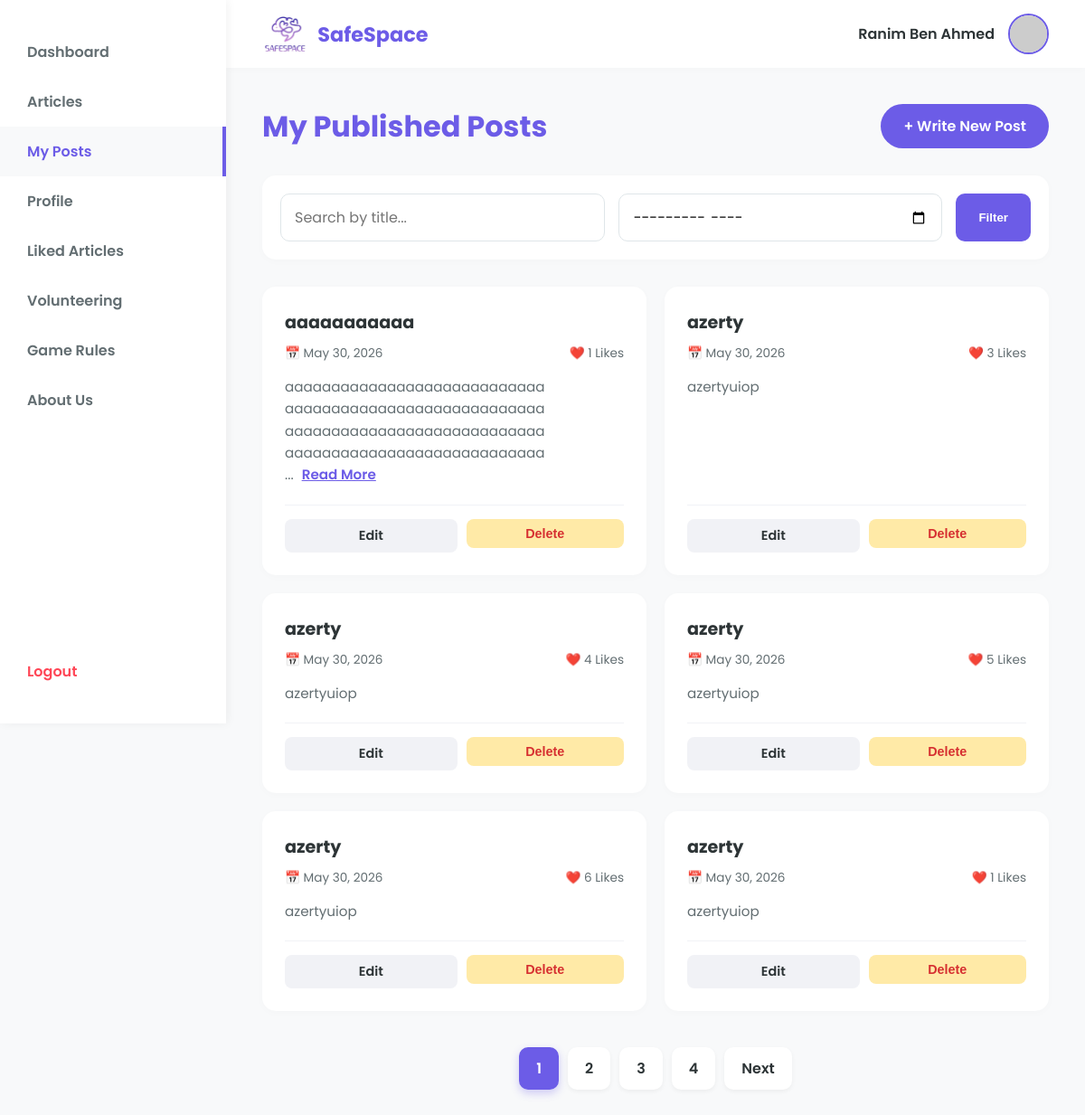
The app's page /my_posts.php (signed in) with its own data.
### tables this page shows
CREATE TABLE `users` (
  `id` int(11) NOT NULL,
  `full_name` varchar(100) NOT NULL,
  `email` varchar(100) NOT NULL,
  `password` varchar(255) NOT NULL,
  `role` enum('admin','creator','user') DEFAULT 'user',
  `points` int(11) DEFAULT 0,
  `streak` int(11) DEFAULT 0,
  `freezes` int(11) DEFAULT 2,
  `last_check_date` date DEFAULT NULL,
  `reset_token` varchar(64) DEFAULT NULL,
  `reset_token_expires_at` datetime DEFAULT NULL
);

CREATE TABLE `articles` (
  `id` int(11) NOT NULL,
  `creator_id` int(11) NOT NULL,
  `title` varchar(255) NOT NULL,
  `content` text NOT NULL,
  `likes` int(11) DEFAULT 0,
  `created_at` timestamp NOT NULL DEFAULT current_timestamp()
);

### my_posts.php (the view, shortened to what this page needs)
<?php
require 'db_connect.php';
$user_id = $_SESSION['user_id'];
$stmt = $conn->prepare("SELECT full_name, role FROM users WHERE id = ?");
$stmt->bind_param("i", $user_id);
$stmt->execute();
$user = $stmt->get_result()->fetch_assoc();
$search = $_GET['search'] ?? '';
$month_year = $_GET['month_year'] ?? '';
$posts_per_page = 6;
$page = isset($_GET['page']) ? max(1, intval($_GET['page'])) : 1;
$offset = ($page - 1) * $posts_per_page;
$base_sql = "FROM articles WHERE creator_id = ?";
$params = [$user_id];
$types = "i";
$count_sql = "SELECT COUNT(*) as total " . $base_sql;
$count_stmt = $conn->prepare($count_sql);
$count_stmt->bind_param($types, ...$params);
$count_stmt->execute();
$total_posts = $count_stmt->get_result()->fetch_assoc()['total'];
$total_pages = ceil($total_posts / $posts_per_page);
$fetch_sql = "SELECT * " . $base_sql . " ORDER BY created_at DESC LIMIT ?, ?";
$fetch_params = $params;
$fetch_params[] = $offset;
$fetch_params[] = $posts_per_page;
$fetch_types = $types . "ii";
$stmt = $conn->prepare($fetch_sql);
$stmt->bind_param($fetch_types, ...$fetch_params);
$stmt->execute();
$articles = $stmt->get_result();
$url_filters = http_build_query(['search' => $search, 'month_year' => $month_year]);
?>
<!DOCTYPE html>
<html lang="en">
<head>
</head>
<body>
    <?php $current_page = basename($_SERVER['PHP_SELF']); ?>
    <aside class="sidebar" id="sidebarMenu">
        <a href="dashboard.php" class="<?= ($current_page == 'dashboard.php') ? 'active' : ''; ?>">Dashboard</a>
        <a href="articles.php">Articles</a>
        <?php if (isset($user['role']) && $user['role'] === 'creator'): ?>
            <a href="my_posts.php" class="<?= ($current_page == 'my_posts.php') ? 'active' : ''; ?>">My Posts</a>
        <?php endif; ?>
        <a href="profile.php">Profile</a>
        <a href="liked_articles.php">Liked Articles</a>
        <a href="volunteering.php" class="<?= ($current_page == 'volunteering.php') ? 'active' : ''; ?>">Volunteering</a>
        <a href="game_rules.php" class="<?= ($current_page == 'game_rules.php') ? 'active' : ''; ?>">Game Rules</a>
        <a href="about.php" class="<?= ($current_page == 'about.php') ? 'active' : ''; ?>">About Us</a>
        <a href="login.php" class="logout">Logout</a>
    </aside>
    <div class="main-content">
        <header>
            <div class="header-left">
                <div class="header-logo">
                    <img src="images/logo.png" alt="Logo">
                    <span>SafeSpace</span>
                </div>
            </div>
            <div class="user-profile">
                <span><?= htmlspecialchars($user['full_name']) ?></span>
                <img src="https://ui-avatars.com/api/?name=<?= urlencode($user['full_name']) ?>&background=6c5ce7&color=fff" alt="Profile Picture">
            </div>
        </header>
        <div class="container">
            <div class="page-header">
                <h1 class="page-title">My Published Posts</h1>
                <a href="create_post.php" class="btn-create">+ Write New Post</a>
            </div>
            <form method="GET" action="my_posts.php" class="filters-bar">
                <input type="text" name="search" class="filter-input" placeholder="Search by title..." value="<?= htmlspecialchars($search) ?>">
                <input type="month" name="month_year" class="filter-input" value="<?= htmlspecialchars($month_year) ?>">
                <button type="submit" class="btn-create" style="border-radius: 10px;">Filter</button>
            </form>
            <div class="posts-grid">
                <?php if ($articles->num_rows > 0): ?>
                    <?php while ($row = $articles->fetch_assoc()): ?>
                        <div class="post-card">
                            <div class="post-title"><?= htmlspecialchars($row['title']) ?></div>
                            <div class="post-meta">
                                <span>📅 <?= date('M d, Y', strtotime($row['created_at'])) ?></span>
                                <span>❤️ <?= $row['likes'] ?> Likes</span>
                            </div>
                            <div class="post-content">
                                <?php
                                    $full_text = htmlspecialchars($row['content']);
                                    if (mb_strlen($row['content']) > 120):
                                        $short_text = mb_substr($row['content'], 0, 120) . '...';
                                ?>
                                    <span class="text-short"><?= nl2br(htmlspecialchars($short_text)) ?></span>
                                    <button class="read-more-btn" onclick="toggleText(this)">Read More</button>
                                <?php else: ?>
                                    <span><?= nl2br($full_text) ?></span>
                                <?php endif; ?>
                            </div>
                            <div class="card-actions">
                                <a href="edit_post.php?id=<?= $row['id'] ?>" class="btn-action btn-edit">Edit</a>
                                <form method="POST" action="my_posts.php" style="flex: 1;" onsubmit="return confirm('Are you sure you want to delete this post forever?');">
                                    <button type="submit" class="btn-action btn-delete" style="width: 100%;">Delete</button>
                                </form>
                            </div>
                        </div>
                    <?php endwhile; ?>
                <?php endif; ?>
            </div>
            <?php if ($total_pages > 1): ?>
                <div class="pagination">
                    <?php for ($i = 1; $i <= $total_pages; $i++): ?>
                        <a href="?page=<?= $i ?>&<?= $url_filters ?>" class="page-link <?= ($i == $page) ? 'active' : '' ?>">
                            <?= $i ?>
                        </a>
                    <?php endfor; ?>
                    <?php if ($page < $total_pages): ?>
                        <a href="?page=<?= $page + 1 ?>&<?= $url_filters ?>" class="page-link">Next</a>
                    <?php endif; ?>
                </div>
            <?php endif; ?>
        </div>
    </div>
</body>
</html>

### my_posts.php (style rules this page uses)
:root { --purple-main: #6c5ce7; --pink-main: #fd79a8; --text-dark: #2d3436; --text-light: #636e72; --bg-main: #f8f9fa; --card-gray: #f1f2f6; --sidebar-width: 250px; }
* { margin: 0; padding: 0; box-sizing: border-box; }
body { font-family: 'Poppins', sans-serif; background-color: var(--bg-main); color: var(--text-dark); display: flex; min-height: 100vh; overflow-x: hidden; }
.sidebar { width: var(--sidebar-width); background-color: #fff; box-shadow: 2px 0 10px rgba(0,0,0,0.05); display: flex; flex-direction: column; padding: 30px 0; position: fixed; height: 100vh; z-index: 200; transition: transform 0.3s ease; }
.sidebar a { padding: 15px 30px; color: var(--text-light); text-decoration: none; font-weight: 600; transition: 0.3s; display: block; }
.sidebar a:hover, .sidebar a.active { color: var(--purple-main); background-color: var(--bg-main); border-right: 4px solid var(--purple-main); }
.sidebar a.logout { color: #ff4757; margin-top: auto; border-right: none; }
.main-content { margin-left: var(--sidebar-width); flex: 1; display: flex; flex-direction: column; transition: margin-left 0.3s ease; }
header { background-color: #fff; padding: 15px 40px; display: flex; justify-content: space-between; align-items: center; box-shadow: 0 2px 10px rgba(0,0,0,0.02); position: sticky; top: 0; z-index: 90; }
.header-left { display: flex; align-items: center; gap: 15px; }
.header-logo { display: flex; align-items: center; gap: 10px; }
.header-logo img { height: 40px; border-radius: 8px; }
.header-logo span { font-size: 1.4rem; font-weight: 700; color: var(--purple-main); }
.user-profile { display: flex; align-items: center; gap: 15px; }
.user-profile img { height: 45px; width: 45px; border-radius: 50%; object-fit: cover; border: 2px solid var(--purple-main); }
.user-profile span { font-weight: 600; }
.container { padding: 40px; max-width: 1000px; margin: 0 auto; width: 100%; }
.page-header { display: flex; justify-content: space-between; align-items: center; margin-bottom: 30px; flex-wrap: wrap; gap: 15px; }
.page-title { font-size: 2rem; color: var(--purple-main); }
.btn-create { background-color: var(--purple-main); color: #fff; padding: 12px 25px; border-radius: 30px; text-decoration: none; font-weight: 600; transition: 0.3s; border: none; cursor: pointer; }
.filters-bar { background: #fff; padding: 20px; border-radius: 15px; display: flex; gap: 15px; margin-bottom: 30px; box-shadow: 0 2px 10px rgba(0,0,0,0.02); flex-wrap: wrap; }
.filter-input { flex: 1; min-width: 200px; padding: 12px 15px; border: 1px solid #dfe6e9; border-radius: 10px; font-family: inherit; font-size: 1rem; outline: none; }
.posts-grid { display: grid; grid-template-columns: repeat(auto-fill, minmax(300px, 1fr)); gap: 20px; }
.post-card { background: #fff; padding: 25px; border-radius: 15px; box-shadow: 0 2px 10px rgba(0,0,0,0.02); display: flex; flex-direction: column; }
.post-title { font-size: 1.2rem; font-weight: 700; margin-bottom: 10px; color: var(--text-dark); }
.post-meta { font-size: 0.85rem; color: var(--text-light); margin-bottom: 15px; display: flex; justify-content: space-between; }
.post-content { color: var(--text-light); font-size: 0.95rem; margin-bottom: 20px; flex-grow: 1; line-height: 1.6; }
.read-more-btn { color: var(--purple-main); font-weight: 600; cursor: pointer; text-decoration: underline; margin-left: 5px; background: none; border: none; font-size: 0.95rem; font-family: inherit; padding: 0; }
.card-actions { display: flex; gap: 10px; border-top: 1px solid #f1f2f6; padding-top: 15px; }
.btn-action { flex: 1; padding: 8px; text-align: center; border-radius: 8px; text-decoration: none; font-weight: 600; font-size: 0.9rem; transition: 0.2s; border: none; cursor: pointer; }
.btn-edit { background: var(--card-gray); color: var(--text-dark); }
.btn-delete { background: #ffeaa7; color: #d63031; }
.pagination { display: flex; justify-content: center; gap: 10px; margin-top: 40px; flex-wrap: wrap; }
.page-link { padding: 10px 18px; border-radius: 10px; background: #fff; color: var(--text-dark); text-decoration: none; font-weight: 600; box-shadow: 0 2px 5px rgba(0,0,0,0.05); transition: 0.3s; border: 1px solid transparent; }
.page-link.active { background: var(--purple-main); color: #fff; box-shadow: 0 4px 10px rgba(108, 92, 231, 0.3); }

### records on screen
users: full_name "Ranim Ben Ahmed"
articles: title "aaaaaaaaaaa", created_at "May 30, 2026", likes "1", content "aaaaaaaaaaaaaaaaaaaaaaaaaaaa aaaaaaaaaaaaaaaaaaaaaaaaaaaa aaaaaaaaaaaaaaaaaaaaaaaaaaaa aaaaaaaaaaaaaaaaaaaaaaaaaaaa ..."
articles: title "azerty", created_at "May 30, 2026", likes "3", content "azertyuiop"
articles: title "azerty", created_at "May 30, 2026", likes "4", content "azertyuiop"
articles: title "azerty", created_at "May 30, 2026", likes "5", content "azertyuiop"
articles: title "azerty", created_at "May 30, 2026", likes "6", content "azertyuiop"
articles: title "azerty", created_at "May 30, 2026", likes "1", content "azertyuiop"
